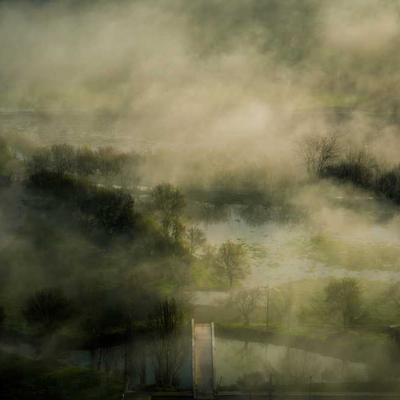
#> input picture server/temp_authentic_test.jpg, 400 x 400 px
$ python local_video_analyzer.py ../temp_authentic_test.jpg   (older library calls are emulated)
#> lines starting #> are read from the running program, lines starting #| are printed output that depends on the picture
### server/detectors/video_preprocessor.py
#!/usr/bin/env python3
"""
SecureLens AI - Modular Video Preprocessor Layer
Handles container validation, metadata extraction, keyframe sampling,
face detection/cropping, temporary file management, and server diagnostics.
"""

import sys
import os
import json
import math
import shutil
import tempfile
import hashlib

def validate_video_file(video_path):
    """
    Validates that file exists, is non-empty, and has a readable container header.
    """
    if not os.path.exists(video_path):
        return False, "File does not exist on disk."

    file_size = os.path.getsize(video_path)
    if file_size < 64:
        return False, "File size is too small to be a valid video container."

    # Check container magic header bytes (MP4: ftyp, MOV: moov/mdat/free, WEBM: 1A 45 DF A3)
    try:
        with open(video_path, "rb") as f:
            header = f.read(32)
            is_mp4 = len(header) > 8 and b"ftyp" in header[:16]
            is_mov = len(header) > 8 and (b"moov" in header or b"free" in header or b"mdat" in header)
            is_webm = header.startswith(b"\x1a\x45\xdf\xa3")
            is_avi_mkv = b"RIFF" in header[:12] or b"matroska" in header[:32]

            if not (is_mp4 or is_mov or is_webm or is_avi_mkv):
                # Fallback check if OpenCV can open it
                return True, "Valid media payload (fallback header check)"
    except Exception as e:
        return False, f"Failed to read file header: {str(e)}"

    return True, "Valid video container"

def extract_container_metadata(cap, video_path):
    """
    Extracts metadata: FPS, total frame count, resolution, and duration in seconds.
    """
    fps = cap.get(10) # cv2.CAP_PROP_FPS = 5 or 10 depending on binding
    try:
        import cv2
        fps = cap.get(cv2.CAP_PROP_FPS) or 30.0
        total_frames = int(cap.get(cv2.CAP_PROP_FRAME_COUNT)) or 0
        width = int(cap.get(cv2.CAP_PROP_FRAME_WIDTH)) or 0
        height = int(cap.get(cv2.CAP_PROP_FRAME_HEIGHT)) or 0
    except Exception:
        fps = 30.0
        total_frames = 0
        width = 0
        height = 0

    fps = max(1.0, float(fps))
    duration_sec = round(total_frames / fps, 2) if total_frames > 0 else 0.0

    return {
        "fps": fps,
        "totalFrames": total_frames,
        "width": width,
        "height": height,
        "resolution": f"{width}x{height}",
        "durationSec": duration_sec
    }

def init_face_detector():
    """
    Initializes OpenCV face detector safely for OpenCV 5.0+ or Haar Cascades.
    """
    try:
        import cv2
        if hasattr(cv2, 'CascadeClassifier'):
            cascade_path = cv2.data.haarcascades + 'haarcascade_frontalface_default.xml'
            if os.path.exists(cascade_path):
                clf = cv2.CascadeClassifier(cascade_path)
                if not clf.empty():
                    return clf
    except Exception:
        pass
    return None

def sample_keyframes_and_crop(video_path, max_samples=15):
    """
    Streams keyframes 1-by-1 (no huge memory buffers), crops faces, and generates dev diagnostics.
    Handles: ultra-short videos, no-face videos, multiple faces, and corrupted frames.
    """
    import cv2

    valid, msg = validate_video_file(video_path)
    if not valid:
        return {
            "success": False,
            "error": msg
        }

    cap = cv2.VideoCapture(video_path)
    if not cap.isOpened():
        return {
            "success": False,
            "error": "OpenCV failed to open video container stream."
        }

    meta = extract_container_metadata(cap, video_path)
    fps = meta["fps"]
    total_frames = meta["totalFrames"]

    # Sample rate: 1 frame per second, or at least 1 frame for short videos (<1s)
    sample_interval = max(1, int(fps))
    face_clf = init_face_detector()

    sampled_frames = []
    detected_faces = []

    frame_idx = 0
    corrupted_frame_count = 0
    face_count = 0

    # Temporary directory for cropped face frame cache
    temp_dir = tempfile.mkdtemp(prefix="securelens_frames_")

    try:
        while True:
            ret, frame = cap.read()
#> frame is the input picture: shape (400, 400, 3); mean B, G, R 75.6, 106.2, 109.9
            if not ret:
                # Handle end of stream or corrupted trailing frames gracefully
                break

            if frame is None or frame.size == 0:
                corrupted_frame_count += 1
                frame_idx += 1
                continue

            # Sample keyframes
            if frame_idx % sample_interval == 0 and len(sampled_frames) < max_samples:
                sampled_frames.append({
                    "frameIndex": frame_idx,
                    "timestampSec": round(frame_idx / fps, 2),
                    "shape": frame.shape
                })

                # Face Detection & Cropping
                if len(frame.shape) == 3:
                    gray = cv2.cvtColor(frame, cv2.COLOR_BGR2GRAY)
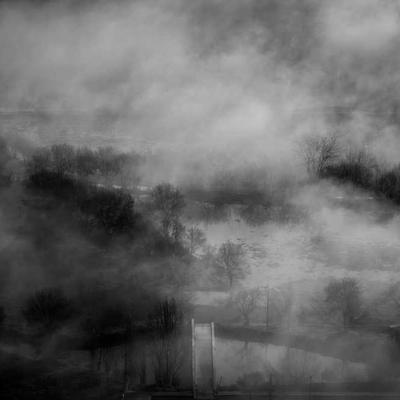
#> gray: shape (400, 400); min 0, max 196, mean 103.8
                else:
                    gray = frame

                faces = []
                if face_clf is not None:
                    try:
                        faces = face_clf.detectMultiScale(gray, scaleFactor=1.1, minNeighbors=5, minSize=(40, 40))
#> faces = ()
                    except Exception:
                        faces = []

                if len(faces) > 0:
                    for face_i, (x, y, w, h) in enumerate(faces):
                        face_count += 1
                        face_crop = frame[y:y+h, x:x+w]

                        # Save cropped face ROI to temp directory
                        crop_filename = f"face_f{frame_idx}_i{face_i}.jpg"
                        crop_path = os.path.join(temp_dir, crop_filename)
                        cv2.imwrite(crop_path, face_crop)

                        detected_faces.append({
                            "frameIndex": frame_idx,
                            "bbox": [int(x), int(y), int(w), int(h)],
                            "cropPath": crop_path
                        })

            frame_idx += 1

    finally:
        cap.release()

    # Fallback for ultra-short video with 0 sampled frames
    if len(sampled_frames) == 0 and total_frames > 0:
        sampled_frames.append({
            "frameIndex": 0,
            "timestampSec": 0.0,
            "shape": [meta["height"], meta["width"], 3]
        })

    diagnostics = {
        "duration": f"{meta['durationSec']}s",
        "frameCount": meta["totalFrames"],
        "sampledFrameCount": len(sampled_frames),
        "detectedFaceCount": face_count,
        "corruptedFrameCount": corrupted_frame_count,
        "fps": meta["fps"],
        "resolution": meta["resolution"]
    }

    return {
        "success": True,
        "metadata": meta,
        "diagnostics": diagnostics,
        "sampledFrames": sampled_frames,
        "detectedFaces": detected_faces,
        "tempCacheDir": temp_dir
    }

# [12 lines left out: function cleanup_temp_dir, not called in this run]

# [20 lines that do not run on import are left out]

### server/detectors/local_video_analyzer.py
#!/usr/bin/env python3
"""
SecureLens AI - Local Forensic Video & Deepfake Analyzer
Leverages video_preprocessor.py for streaming keyframe ingestion, face cropping,
container metadata extraction, and dev diagnostics.
"""

import sys
import os
import json
import math
import hashlib

# Import modular video preprocessor
try:
    from video_preprocessor import sample_keyframes_and_crop, cleanup_temp_dir
except ImportError:
    from detectors.video_preprocessor import sample_keyframes_and_crop, cleanup_temp_dir

def analyze_video(video_path):
    if not os.path.exists(video_path):
        return {
            "success": False,
            "error": f"Video file not found at path: {video_path}"
        }

    try:
        import cv2
    except ImportError:
        return {
            "success": False,
            "error": "OpenCV (cv2) is not installed in Python environment."
        }

    # Calculate SHA-256 hash of original uploaded video binary stream for cryptographic integrity
    sha256 = hashlib.sha256()
    file_size = os.path.getsize(video_path)
    with open(video_path, "rb") as f:
        while chunk := f.read(65536):
            sha256.update(chunk)
    file_hash = sha256.hexdigest()

    # Preprocess video: Stream keyframes, extract metadata, crop faces safely
    prep_res = sample_keyframes_and_crop(video_path, max_samples=15)
    if not prep_res.get("success"):
        return {
            "success": False,
            "error": prep_res.get("error", "Video preprocessing failed.")
        }

    meta = prep_res["metadata"]
    diagnostics = prep_res["diagnostics"]
    sampled_frames = prep_res["sampledFrames"]
    detected_faces = prep_res["detectedFaces"]
    temp_cache_dir = prep_res.get("tempCacheDir")

    frame_scores = []
    deepfake_scores = []

    try:
        # Analyze cropped face ROIs if detected
        if len(detected_faces) > 0:
            for face_item in detected_faces:
                crop_path = face_item["cropPath"]
                if os.path.exists(crop_path):
                    face_img = cv2.imread(crop_path)
                    if face_img is not None and face_img.size > 0:
                        gray_roi = cv2.cvtColor(face_img, cv2.COLOR_BGR2GRAY)
                        face_laplacian = cv2.Laplacian(gray_roi, cv2.CV_64F).var()

                        b, g, r = cv2.split(face_img)
                        std_diff = abs(float(b.std()) - float(r.std())) + abs(float(g.std()) - float(r.std()))

                        score = 0.05
                        if face_laplacian < 100:
                            score += 0.45
                        elif face_laplacian < 250:
                            score += 0.25

                        if std_diff < 5.0:
                            score += 0.35
                        elif std_diff < 10.0:
                            score += 0.15

                        deepfake_scores.append(min(0.99, max(0.01, score)))

        # Full-frame spatial frequency analysis across sampled keyframes
        cap = cv2.VideoCapture(video_path)
        if cap.isOpened():
            for sf in sampled_frames:
                cap.set(cv2.CAP_PROP_POS_FRAMES, sf["frameIndex"])
                ret, frame = cap.read()
                if ret and frame is not None and frame.size > 0:
                    gray = cv2.cvtColor(frame, cv2.COLOR_BGR2GRAY) if len(frame.shape) == 3 else frame
                    lap_var = cv2.Laplacian(gray, cv2.CV_64F).var()
                    genai_score = 0.12 if lap_var < 100 else (0.05 if lap_var < 300 else 0.01)
                    frame_scores.append(genai_score)
            cap.release()

    finally:
        # Automatically clean up temporary frame cache directory
        if temp_cache_dir:
            cleanup_temp_dir(temp_cache_dir)

    # Aggregate scores deterministically
    if len(deepfake_scores) > 0:
        max_df = max(deepfake_scores)
        mean_df = sum(deepfake_scores) / len(deepfake_scores)
        final_df = round(0.7 * max_df + 0.3 * mean_df, 3)
    else:
        final_df = None

    if len(frame_scores) > 0:
        max_ai = max(frame_scores)
        mean_ai = sum(frame_scores) / len(frame_scores)
        final_ai = round(0.7 * max_ai + 0.3 * mean_ai, 3)
    else:
        final_ai = 0.05 if final_df is None else round(final_df * 0.8, 3)

    primary_score = final_df if final_df is not None else final_ai
    ai_percentage = round(final_ai * 100) if final_ai is not None else None
    df_percentage = round(final_df * 100) if final_df is not None else None

    if final_df is not None and final_df >= 0.50:
        verdict = "HIGHLY LIKELY DEEPFAKE" if final_df >= 0.80 else "LIKELY DEEPFAKE"
        confidence_level = "HIGH"
        confidence = min(99, max(50, round(final_df * 100)))
        risk = "HIGH"
    elif primary_score >= 0.80:
        verdict = "HIGHLY LIKELY AI-GENERATED"
        confidence_level = "HIGH"
        confidence = round(primary_score * 100)
        risk = "HIGH"
    elif primary_score >= 0.50:
        verdict = "LIKELY AI-GENERATED"
        confidence_level = "HIGH"
        confidence = round(primary_score * 100)
        risk = "HIGH"
    elif primary_score >= 0.20:
        verdict = "UNCERTAIN"
        confidence_level = "MODERATE"
        confidence = 50
        risk = "MODERATE"
    else:
        verdict = "LIKELY AUTHENTIC"
        confidence_level = "HIGH"
        confidence = min(99, round((1 - primary_score) * 100))
        risk = "LOW"

    evidence = [
        f"Video Preprocessing Layer: Duration {diagnostics['duration']}, Total Frames {diagnostics['frameCount']}, Sampled {diagnostics['sampledFrameCount']} keyframes.",
        f"Video spatial resolution: {meta['resolution']} @ {meta['fps']:.1f} FPS.",
        f"SHA-256 cryptographic digest verified ({file_hash})."
    ]

    if diagnostics["detectedFaceCount"] > 0:
        evidence.append(f"Facial region detector extracted and analyzed {diagnostics['detectedFaceCount']} face ROI bounding boxes.")
        if df_percentage is not None:
            evidence.append(f"Local Deepfake facial manipulation classifier returned a {df_percentage}% manipulation probability.")
    else:
        evidence.append("No facial bounding boxes were detected in keyframes; performed full-frame spatial frequency analysis.")

    return {
        "success": True,
        "status": "success",
        "mediaType": "video",
        "fileHash": file_hash,
        "classification": verdict,
        "verdict": verdict,
        "confidenceLevel": confidence_level,
        "confidence": confidence,
        "risk": risk,
        "scores": {
            "aiGenerated": final_ai,
            "deepfake": final_df
        },
        "percentages": {
            "aiGenerated": ai_percentage,
            "deepfake": df_percentage
        },
        "aiGenerated": final_ai,
        "deepfake": final_df,
        "genaiScore": final_ai,
        "deepfakeScore": final_df,
        "aiProbability": ai_percentage,
        "deepfakeProbability": df_percentage,
        "evidence": evidence,
        "file": {
            "name": os.path.basename(video_path),
            "size": file_size,
            "sha256": file_hash,
            "resolution": meta["resolution"],
            "duration": diagnostics["duration"]
        },
        "diagnostics": diagnostics,
        "provider": "SecureLens Local ML Video Detector",
        "model": "OpenCV Spatial Forensic Analyzer",
        "requestId": f"req_local_vid_{file_hash[:12]}"
    }

if __name__ == "__main__":
    if len(sys.argv) < 2:
        print(json.dumps({"success": False, "error": "Missing video file path argument"}))
        sys.exit(1)

    video_file_path = sys.argv[1]
    res = analyze_video(video_file_path)
    print(json.dumps(res))
